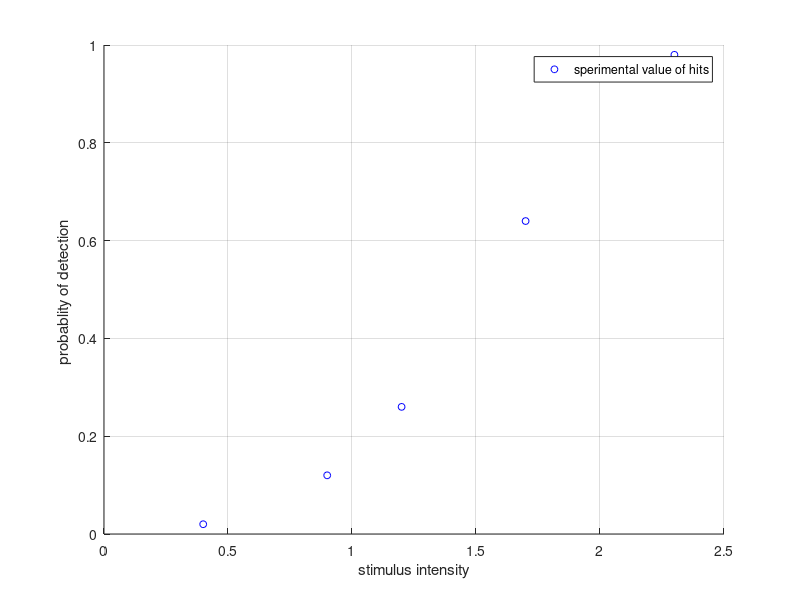
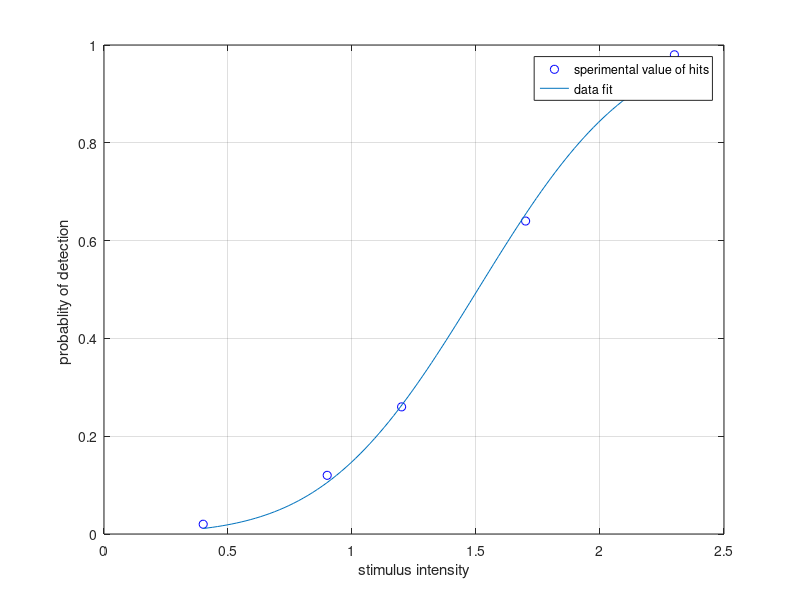

Recreate these plots in MATLAB, in order.
%%Homework1-part3
clear
clc
format short;  

%mu_SN =0; %mean signal
%sigma_SN =1; %mean signal
%ex = ['Ex1) moderate criterion' 'Ex2) conservative criterion' 'Ex3) lax criterion'];
IL = 1:5; %five intensiy levels
x = [0.4 0.9 1.2 1.7 2.3];%<-- CRITERION (ALSO C or Beta)to modify to change the observer attitude! 
N = length(x);

%pd = fitdist(x,distname,Name,Value) creates the probability distribution object with additional options specified by one or more name-value pair arguments. 
%For example, you can indicate censored data or specify control parameters for the iterative fitting algorithm.

n =50
H = [1 6 13 32 49]; %P(hit)  = 'yes' rate 
P_H = H/n %

IL = 1:5;
disp(' Int Lev   Intensity     P(Hit)   P(Miss)   ')
disp ([round(IL)' x' P_H' (1-P_H)'])


figure(1)
hold on
scatter(x,P_H,25,'b','o')
xlabel('stimulus intensity')
ylabel('probablity of detection ')
legend('sperimental value of hits')
grid on
%p = normcdf(x,mu,sigma) returns the cdf of the normal distribution with mean mu and standard deviation sigma, evaluated at the values in x.
fcn = @(b,x) normcdf(x, b(1), b(2)); %
MSE = @(b) norm(P_H - fcn(b,x));   % Norm Residual
B = fminsearch(MSE, [0; 10]);   % Estimate Parameters
%x = fminsearch(fun,x0) starts at the point x0 and attempts to find a local minimum x of the function described in fun.

% hp, the parameters are the ones that are used in stevens law?
%phi = B(2)*x.^(B(1));
%B(1) = mean
%B(2) = standard deviation
Xplot = linspace(min(x), max(x));
figure(2)
plot(x, P_H, 'bo')
hold on
plot(Xplot, fcn(B,Xplot))
%plot(x, phi, 'r')
xlabel('stimulus intensity')
ylabel('probablity of detection ')
%legend('sperimental value of hits', 'data fit','stevens model of perception of stimulus')
legend('sperimental value of hits', 'data fit')
hold off
grid

%fcn(1,B)
%fcn(2,B)